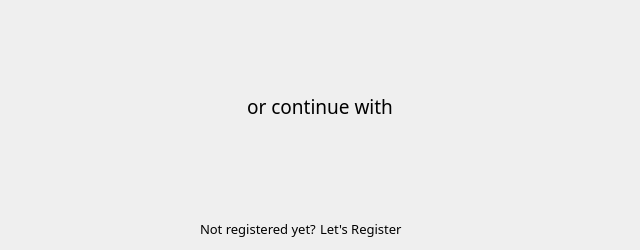
<?xml version="1.0" encoding="UTF-8"?>
<ui version="4.0">
 <class>loginOpt</class>
 <widget class="QWidget" name="loginOpt">
  <property name="geometry">
   <rect>
    <x>0</x>
    <y>0</y>
    <width>640</width>
    <height>250</height>
   </rect>
  </property>
  <property name="windowTitle">
   <string>Form</string>
  </property>
  <widget class="WButton" name="loginBtn" native="true">
   <property name="geometry">
    <rect>
     <x>48</x>
     <y>0</y>
     <width>544</width>
     <height>60</height>
    </rect>
   </property>
   <property name="sizePolicy">
    <sizepolicy hsizetype="Fixed" vsizetype="Fixed">
     <horstretch>0</horstretch>
     <verstretch>0</verstretch>
    </sizepolicy>
   </property>
   <property name="font">
    <font>
     <family>微软雅黑</family>
     <pointsize>14</pointsize>
    </font>
   </property>
   <property name="cursor">
    <cursorShape>PointingHandCursor</cursorShape>
   </property>
  </widget>
  <widget class="QLabel" name="label">
   <property name="geometry">
    <rect>
     <x>48</x>
     <y>84</y>
     <width>544</width>
     <height>45</height>
    </rect>
   </property>
   <property name="font">
    <font>
     <family>微软雅黑</family>
     <pointsize>14</pointsize>
    </font>
   </property>
   <property name="text">
    <string>or continue with</string>
   </property>
   <property name="scaledContents">
    <bool>false</bool>
   </property>
   <property name="alignment">
    <set>Qt::AlignCenter</set>
   </property>
   <property name="wordWrap">
    <bool>false</bool>
   </property>
  </widget>
  <widget class="QPushButton" name="facebookBtn">
   <property name="geometry">
    <rect>
     <x>164</x>
     <y>141</y>
     <width>88</width>
     <height>60</height>
    </rect>
   </property>
   <property name="sizePolicy">
    <sizepolicy hsizetype="Fixed" vsizetype="Fixed">
     <horstretch>0</horstretch>
     <verstretch>0</verstretch>
    </sizepolicy>
   </property>
   <property name="text">
    <string/>
   </property>
   <property name="iconSize">
    <size>
     <width>24</width>
     <height>24</height>
    </size>
   </property>
   <property name="default">
    <bool>false</bool>
   </property>
   <property name="flat">
    <bool>true</bool>
   </property>
  </widget>
  <widget class="QPushButton" name="googleBtn">
   <property name="geometry">
    <rect>
     <x>276</x>
     <y>141</y>
     <width>88</width>
     <height>60</height>
    </rect>
   </property>
   <property name="sizePolicy">
    <sizepolicy hsizetype="Fixed" vsizetype="Fixed">
     <horstretch>0</horstretch>
     <verstretch>0</verstretch>
    </sizepolicy>
   </property>
   <property name="text">
    <string/>
   </property>
   <property name="iconSize">
    <size>
     <width>24</width>
     <height>24</height>
    </size>
   </property>
   <property name="flat">
    <bool>true</bool>
   </property>
  </widget>
  <widget class="QPushButton" name="wechatBtn">
   <property name="geometry">
    <rect>
     <x>387</x>
     <y>141</y>
     <width>88</width>
     <height>60</height>
    </rect>
   </property>
   <property name="sizePolicy">
    <sizepolicy hsizetype="Fixed" vsizetype="Fixed">
     <horstretch>0</horstretch>
     <verstretch>0</verstretch>
    </sizepolicy>
   </property>
   <property name="text">
    <string/>
   </property>
   <property name="iconSize">
    <size>
     <width>24</width>
     <height>24</height>
    </size>
   </property>
   <property name="flat">
    <bool>true</bool>
   </property>
  </widget>
  <widget class="QLabel" name="notLabel">
   <property name="geometry">
    <rect>
     <x>200</x>
     <y>220</y>
     <width>121</width>
     <height>20</height>
    </rect>
   </property>
   <property name="sizePolicy">
    <sizepolicy hsizetype="Fixed" vsizetype="Fixed">
     <horstretch>0</horstretch>
     <verstretch>0</verstretch>
    </sizepolicy>
   </property>
   <property name="font">
    <font>
     <family>微软雅黑</family>
     <pointsize>10</pointsize>
    </font>
   </property>
   <property name="text">
    <string>Not registered yet?</string>
   </property>
   <property name="alignment">
    <set>Qt::AlignLeading|Qt::AlignLeft|Qt::AlignTop</set>
   </property>
  </widget>
  <widget class="WClickedLabel" name="registerLabel">
   <property name="geometry">
    <rect>
     <x>320</x>
     <y>220</y>
     <width>91</width>
     <height>20</height>
    </rect>
   </property>
   <property name="sizePolicy">
    <sizepolicy hsizetype="Fixed" vsizetype="Fixed">
     <horstretch>0</horstretch>
     <verstretch>0</verstretch>
    </sizepolicy>
   </property>
   <property name="font">
    <font>
     <family>微软雅黑</family>
     <pointsize>10</pointsize>
    </font>
   </property>
   <property name="text">
    <string>Let's Register</string>
   </property>
   <property name="alignment">
    <set>Qt::AlignLeading|Qt::AlignLeft|Qt::AlignTop</set>
   </property>
  </widget>
 </widget>
 <customwidgets>
  <customwidget>
   <class>WButton</class>
   <extends>QWidget</extends>
   <header location="global">WButton.h</header>
   <container>1</container>
  </customwidget>
  <customwidget>
   <class>WClickedLabel</class>
   <extends>QLabel</extends>
   <header location="global">wclickedlabel.h</header>
  </customwidget>
 </customwidgets>
 <resources/>
 <connections/>
</ui>
